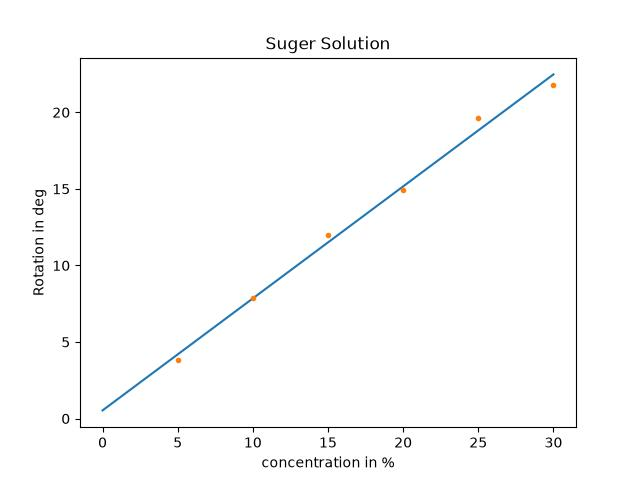

Source code (Python):
import matplotlib.pyplot as plt
import numpy as np

concentration = np.arange(5, 30+1, 5)
theta = np.array([3.8, 7.9, 12.0, 14.9, 19.6, 21.8])

poly = np.polyfit(concentration, theta, deg=1)
f = np.poly1d(poly)
x = np.linspace(0, max(concentration), 1000)
y = f(x)

plt.title('Suger Solution')
plt.ylabel('Rotation in deg')
plt.xlabel('concentration in %')

plt.plot(x, y)
plt.plot(concentration, theta, '.')
plt.savefig('suger.jpg')
plt.show()
